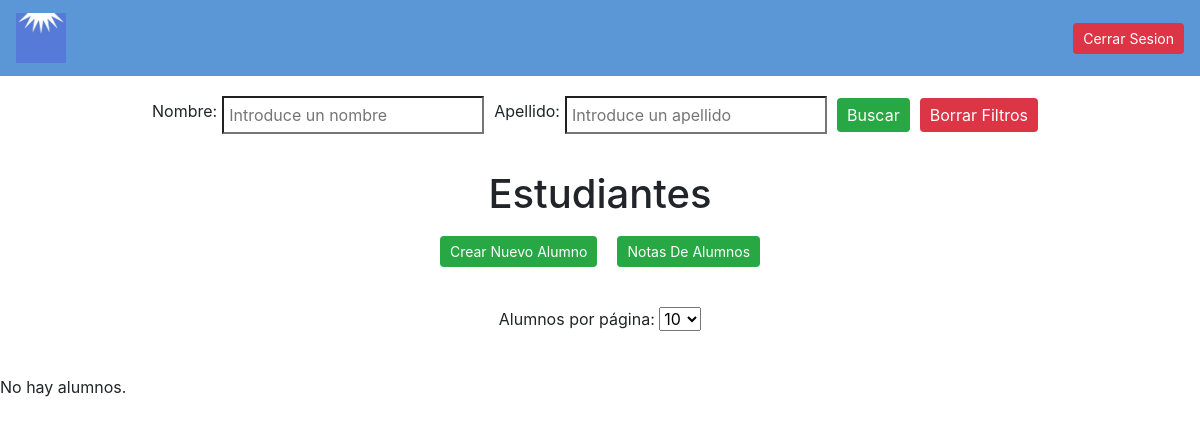
/view/gestionUsers.php (signed in), run on an earlier commit of the app's database.
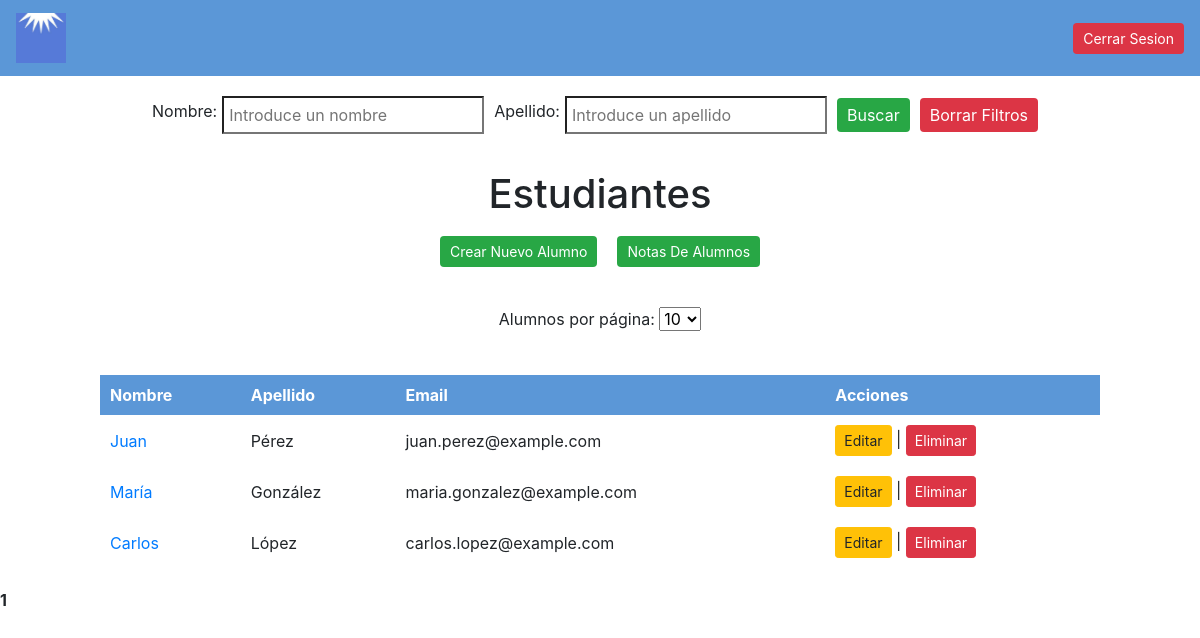
And on a later commit of the database.
### tables this page shows
CREATE TABLE tbl_alumnos (
    id_alu INT AUTO_INCREMENT PRIMARY KEY not null,
    username_usu VARCHAR(50) NOT NULL,
    dni_alu char(9) NOT NULL,
    nombre_alu VARCHAR(30) NOT NULL,
    apellido_alu VARCHAR(50) NOT NULL,
    fecha_nacimiento DATE NOT NULL,
    email_alu VARCHAR(100) NOT NULL,
    telefono_alu VARCHAR(15),
    direccion_alu VARCHAR(255)
);

### view/gestionUsers.php (the view, shortened to what this page needs)
<?php
    $nombreFiltro = isset($_GET['nombre']) ? $_GET['nombre'] : '';
    $apellidoFiltro = isset($_GET['apellido']) ? $_GET['apellido'] : '';
    $alumnosPorPagina = isset($_GET['alumnosPorPagina']) ? (int)$_GET['alumnosPorPagina'] : 10;
    $paginaActual = isset($_GET['pagina']) ? (int)$_GET['pagina'] : 1;
    $offset = ($paginaActual - 1) * $alumnosPorPagina;
?>
<!DOCTYPE html>
<html lang="en">
<head>
    <link rel="stylesheet" type="text/css" href="./../css/styles.css">
    <link rel="stylesheet" href="https://cdn.jsdelivr.net/npm/sweetalert2@11.14.5/dist/sweetalert2.min.css">
</head>
<body>
    <nav class="navbar">
        <a class="navbar-brand" href="#">
            <img src="../img/LogoEscuela.jpeg" alt="Logo" id="logo">
        </a>
        <a href="cerrarSesion.php"><button class='btn btn-danger btn-sm'>Cerrar Sesion</button></a>
    </nav>
    <div class="search-container">
        <form class="search-form" role="search" method="GET" action="">
            <label>Nombre:</label>
            <input type="search" name="nombre" placeholder="Introduce un nombre" value="<?php echo htmlspecialchars($nombreFiltro); ?>">
            <label>Apellido:</label>
            <input type="search" name="apellido" placeholder="Introduce un apellido" value="<?php echo htmlspecialchars($apellidoFiltro); ?>">
            <button type="submit">Buscar</button>
            <button type="button" onclick="window.location.href='gestionUsers.php'">Borrar Filtros</button>
        </form>
    </div>
    <h1>Estudiantes</h1>
    <div class="buttons-container">
        <a href="crearAlumno.php"><button class="btn btn-success btn-sm">Crear Nuevo Alumno</button></a>
        <a href="vistaNotas.php"><button class="btn btn-info btn-sm">Notas De Alumnos</button></a>
    </div>
    <div class="pagination-control">
        <form method="GET" action="">
            <label for="alumnosPorPagina">Alumnos por página:</label>
            <select name="alumnosPorPagina" id="alumnosPorPagina" onchange="this.form.submit()">
                <option value="10" <?php if ($alumnosPorPagina == 10) echo 'selected'; ?>>10</option>
            </select>
        </form>
    </div>
    <?php
    try {
        include '../database/conexion.php';
        $sql = "SELECT * FROM tbl_alumnos WHERE nombre_alu LIKE ? AND apellido_alu LIKE ? LIMIT ?, ?";
        $stmt = mysqli_prepare($conexion, $sql);
        $nombreFiltroConsulta = "$nombreFiltro%";
        $apellidoFiltroConsulta = "$apellidoFiltro%";
        mysqli_stmt_bind_param($stmt, "ssii", $nombreFiltroConsulta, $apellidoFiltroConsulta, $offset, $alumnosPorPagina);
        if (!mysqli_stmt_execute($stmt)) {
            throw new Exception("Error al ejecutar la consulta: " . mysqli_stmt_error($stmt));
        }
        $result = mysqli_stmt_get_result($stmt);
        if (mysqli_num_rows($result) > 0) {
            echo "<table><tr><th>Nombre</th><th>Apellido</th><th class='email'>Email</th><th>Acciones</th></tr>";
            while($row = mysqli_fetch_assoc($result)) {
                $id = $row['id_alu'];
                $nombre = $row['nombre_alu'];
                echo "<tr><td><a href='notaAlumno.php?id={$id}'>$nombre</a></td><td>{$row['apellido_alu']}</td><td class='email'>{$row['email_alu']}</td>";
                echo "<td><a href='editarAlumno.php?id={$row['id_alu']}' class='btn btn-warning btn-sm'>Editar</a> | ";
                echo "<a href='#' class='btn btn-danger btn-sm delete-link' data-id='{$row['id_alu']}' data-toggle='modal' data-target='#confirmDeleteModal'>Eliminar</a></td></tr>";
            }
            echo "</table>";
        } else {
            echo "No hay alumnos.";
        }
        $totalAlumnosResult = mysqli_query($conexion, "SELECT COUNT(*) as total FROM tbl_alumnos");
        $totalAlumnos = mysqli_fetch_assoc($totalAlumnosResult)['total'];
        $totalPaginas = ceil($totalAlumnos / $alumnosPorPagina);
        echo "<div class='pagination'>";
        for ($i = 1; $i <= $totalPaginas; $i++) {
            if ($i == $paginaActual) {
                echo "<strong>$i</strong> ";
            } else {
                echo "<a href='?pagina=$i&alumnosPorPagina=$alumnosPorPagina&nombre=$nombreFiltro&apellido=$apellidoFiltro'>$i</a> ";
            }
        }
        echo "</div>";
    } catch (Exception $e) {
        echo "Se produjo un error: " . $e->getMessage();
    }
    ?>
    <link href="https://stackpath.bootstrapcdn.com/bootstrap/4.5.2/css/bootstrap.min.css" rel="stylesheet">
</body>

### css/styles.css (style rules this page uses)
body { font-family: Arial, sans-serif; background-color: #f4f4f4; margin: 0; padding: 0; overflow: auto; overflow-y: auto; }
.navbar { display: flex; justify-content: space-between; align-items: center; padding: 5px 10px; background-color: #5b97d7; }
.navbar .navbar-brand, .navbar .nav-link { color: white; }
.navbar .btn { margin: 5px 0; background-color: #dc3545; color: white; border: none; border-radius: 4px; padding: 5px 10px; cursor: pointer; }
.search-container { display: flex; justify-content: center; margin: 20px 0; }
.search-form { display: flex; align-items: center; justify-content: center; flex-wrap: wrap; }
.search-form label { margin-right: 5px; }
.search-form input { margin-right: 10px; padding: 5px; }
.search-form button { padding: 5px 10px; background-color: #28a745; color: white; border: none; border-radius: 4px; cursor: pointer; margin-right: 10px; }
.search-form button:last-child { background-color: #dc3545; }
h1 { text-align: center; margin-top: 30px; margin-bottom: 20px; }
.buttons-container { display: flex; justify-content: center; margin-bottom: 30px; flex-wrap: wrap; }
.buttons-container a { margin: 10px; }
.buttons-container .btn-success, .buttons-container .btn-info { background-color: #28a745; color: white; padding: 5px 10px; border-radius: 4px; cursor: pointer; border: none; }
table { width: 90%; max-width: 1000px; border-collapse: collapse; margin: 20px auto; }
th, td { padding: 10px; text-align: left; }
th { background-color: #5b97d7; color: white; }
td.email { display: table-cell; }
a { color: #007BFF; text-decoration: none; }
.pagination { text-align: center; margin: 20px 0; }
#logo { max-width: 50px; height: auto; }
.pagination-control { display: flex; justify-content: center; align-items: center; margin: 20px 0; }

What changed in the data, as far as the page shows it:
added tbl_alumnos: nombre_alu "Juan", apellido_alu "Pérez", email_alu "juan.perez@example.com"
added tbl_alumnos: nombre_alu "María", apellido_alu "González", email_alu "maria.gonzalez@example.com"
added tbl_alumnos: nombre_alu "Carlos", apellido_alu "López", email_alu "carlos.lopez@example.com"
Also different on the page:
text no longer shown: "No hay alumnos."
text now shown: "Nombre Apellido Email Acciones"
new list line: "1"
